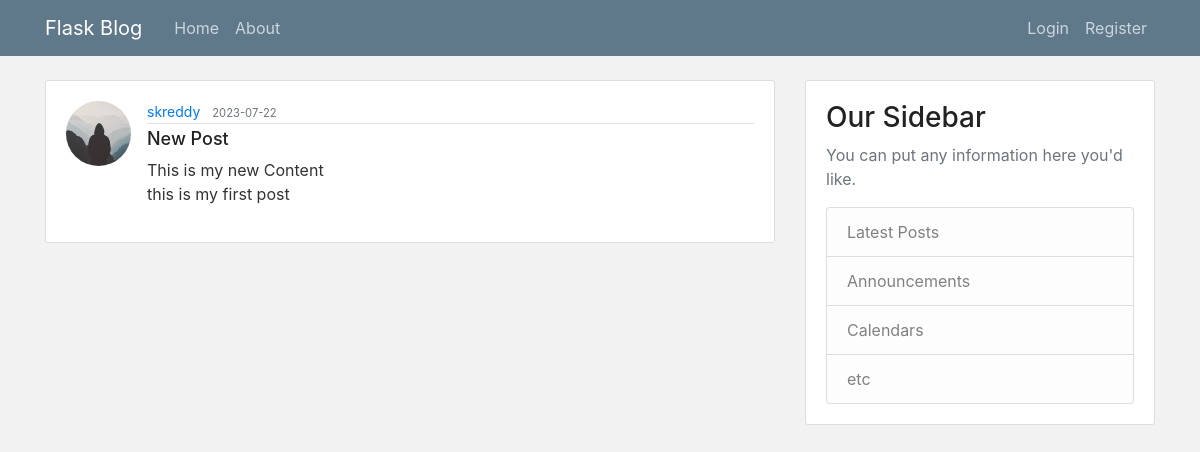
/post/1, run on the app's committed database.
### FLASK/models.py (models this page shows, shortened)
class User(db.Model,UserMixin):
    id = db.Column(db.Integer,primary_key=True)
    username = db.Column(db.String(20),unique=True,nullable=False)
    email = db.Column(db.String(120),unique=True,nullable=False)
    image_file = db.Column(db.String(20),nullable=False,default='default.jpg')
    password = db.Column(db.String(60),nullable=False)
    posts = db.relationship('Post',backref='author',lazy=True)

class Post(db.Model):
    id = db.Column(db.Integer,primary_key=True)
    tilte=db.Column(db.String(100),nullable=False)
    date_posted = db.Column(db.DateTime,nullable=False,default=datetime.utcnow)
    content = db.Column(db.Text,nullable=False)
    user_id=db.Column(db.Integer,db.ForeignKey('user.id'),nullable=False)

### FLASK/router.py (the view)
@app.route('/post/<int:post_id>')
def post(post_id):
    post =Post.query.get_or_404(post_id)
    return render_template('post.html',title=post.tilte,post=post)

### FLASK/templates/post.html (shortened to what this page needs)
{% extends "layout.html" %}
{% block content %}
  <article class="media content-section">
    <img class="rounded-circle article-img" src="{{url_for('static',filename='profile_pic/'+ post.author.image_file)}}"/>
 <div class="media-body">
      <div class="article-metadata">
        <a class="mr-2" href="#">{{ post.author.username }}</a>
        <small class="text-muted">{{ post.date_posted.strftime('%Y-%m-%d') }}</small>
      </div>
      <h2 class="article-title">{{ post.tilte }}</h2>
      <p class="article-content">{{ post.content }}</p>
    </div>
  </article>
{% endblock content %}

### FLASK/static/main.css (style rules this page uses)
body { background: #f2f2f2; color: #333333; margin-top: 5rem; font-size: 16px; }
h1, h2, h3, h4, h5, h6 { color: #222222; }
.content-section { background: #ffffff; padding: 20px; border: 1px solid #dddddd; border-radius: 3px; margin-bottom: 20px; }
.article-title { color: #222222; font-size: 18px; }
.article-content { white-space: pre-line; }
.article-img { height: 65px; width: 65px; margin-right: 16px; }
.article-metadata { padding-bottom: 1px; margin-bottom: 4px; border-bottom: 1px solid #e3e3e3; font-size: 14px; }

### data on the page
User: image_file (picture), author.username "skreddy"
Post: date_posted "2023-07-22", tilte "New Post", content "This is my new Content this is my first post"
